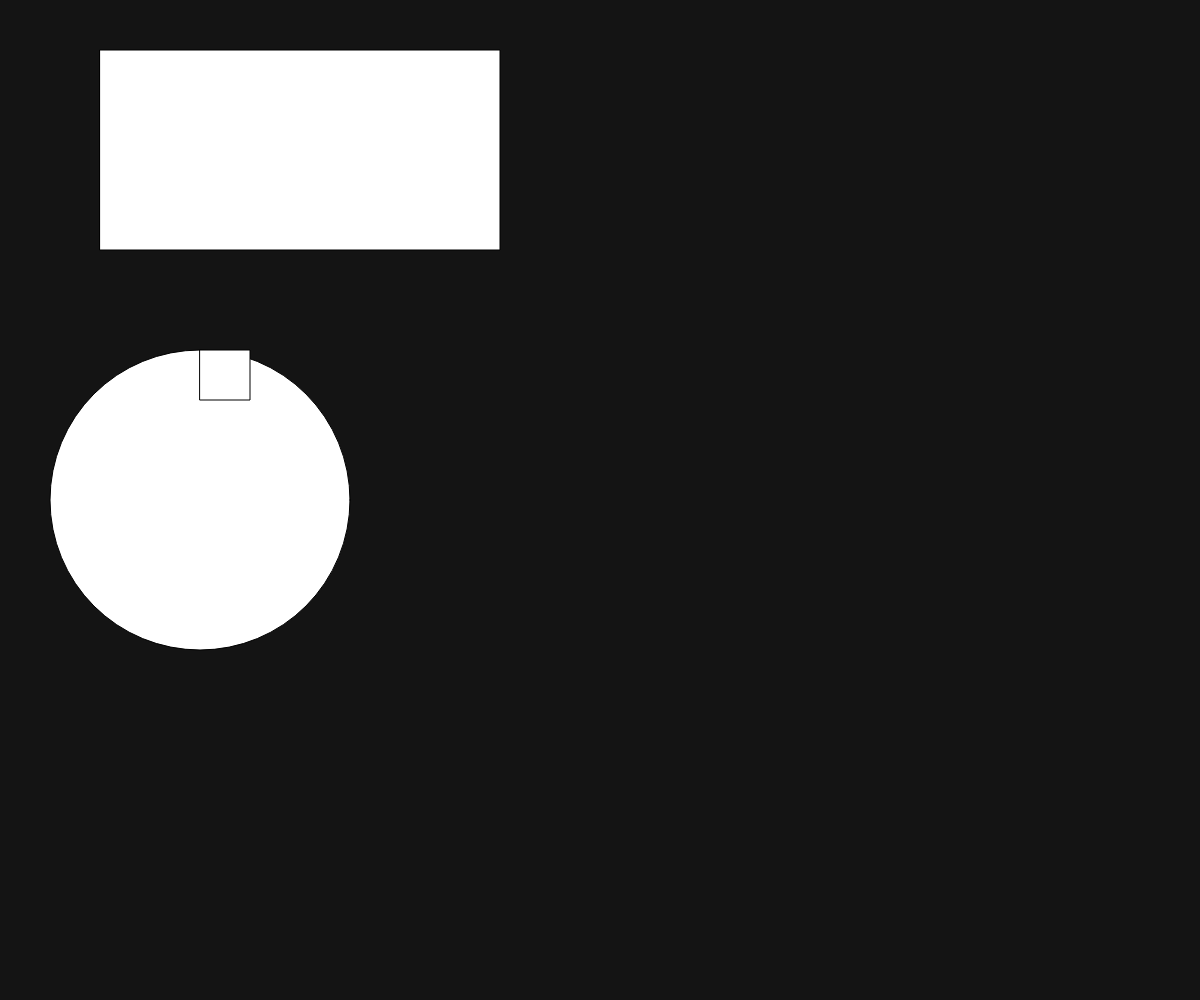
Frame 1 (no input)
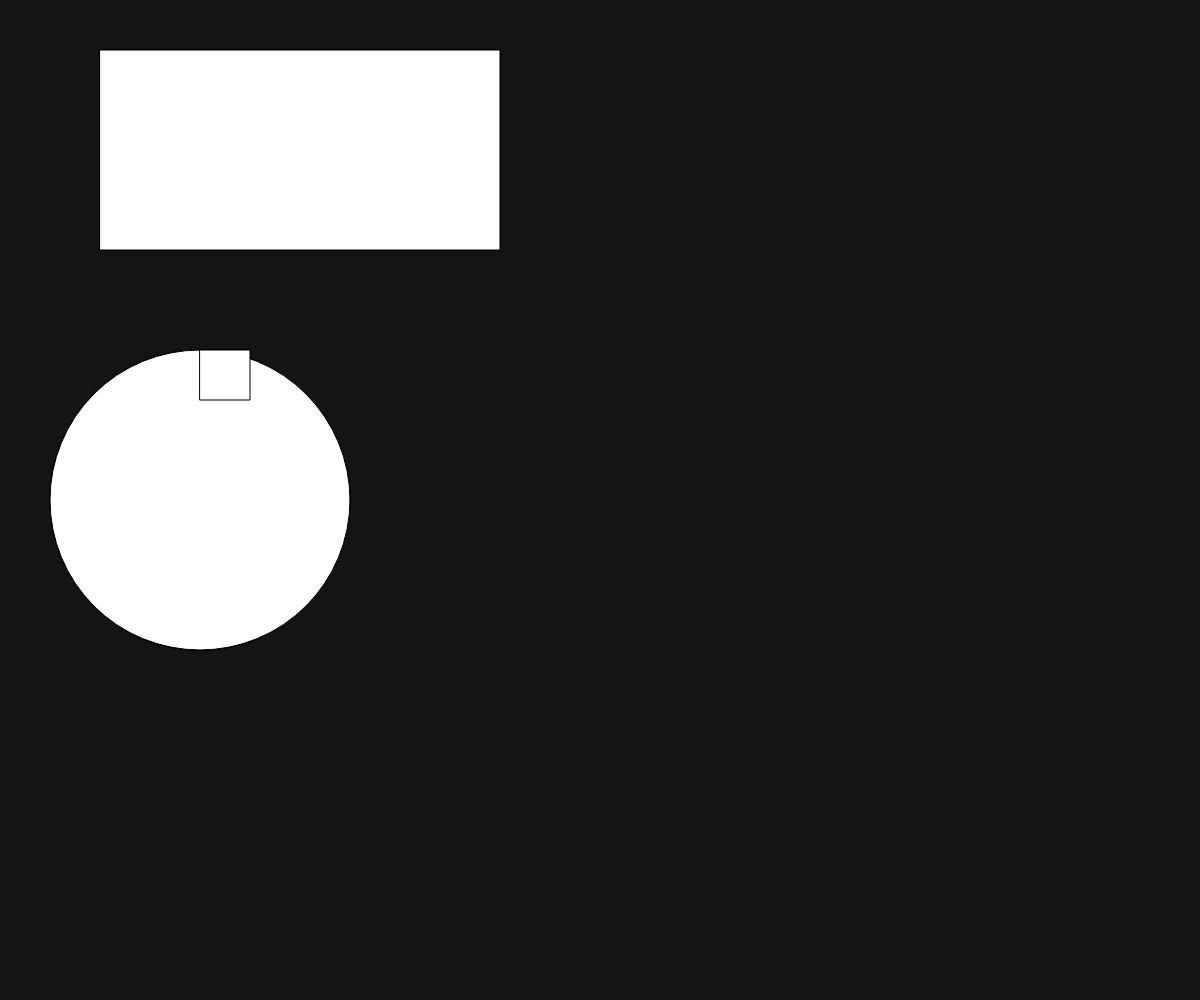
Frame 60 (no input)
Frame 120 (the mouse pressed at the canvas centre since frame 60): identical to frame 60, image omitted

The p5.js sketch that drew these frames (run headless with seeded random() and noise() and a simulated clock; from frame 60 on, the mouse is pressed at the canvas centre):

// p5.js sketch
// ── sketch.js
// TODO: mouse hover effect

function overlapRect(x,y,w,h,c){
  let betweenX = (mouseX>x) && (mouseX<x+w)
  let betweenY = (mouseY>y) && (mouseY<y+h)
  push()
  if(betweenX && betweenY){
    fill(c)
  }
  else{
    fill('white')
  } 
  rect(x,y,w,h);
  pop()
}


function setup() {
  createCanvas(windowWidth, windowHeight);
  background(20);
}

function draw() {
  // rect(100, 50, 400, 200);
  // ellipse(200, 500, 300);
  push()
  if(mouseX >= 100 && mouseX <= 500 && mouseY >= 50 && mouseY <= 250){
    fill('deeppink')
  }
  else{
    fill('white')
  } 
  rect(100, 50, 400, 200);
  pop()
  
  push()
  if(dist(mouseX,mouseY,200,500) <= 150){
    fill('IndianRed')
  }
  else{
    fill('white')
  } 
  ellipse(200, 500, 300);
  pop()

  overlapRect(200,350,50,50,'DarkViolet')


}

// ── function.js
// TODO: mouse hover effect

function overlapRect(x,y,w,h,c){
  let betweenX = (mouseX>x) && (mouseX<x+w)
  let betweenY = (mouseY>y) && (mouseY<y+h)
  push()
  if(betweenX && betweenY){
    fill(c)
  }
  else{
    fill('white')
  } 
  rect(x,y,w,h);
  pop()
}
